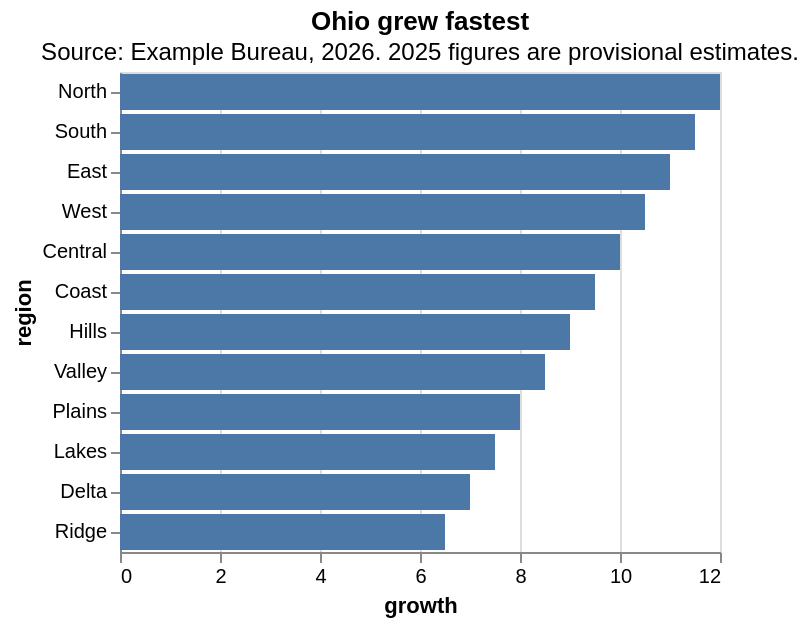

Describe this chart as a Vega-Lite specification.
### Vega-Lite specification from a JSON file in a GitHub repository (floating-point values rounded to 4 significant figures)
{"$schema": "https://vega.github.io/schema/vega-lite/v6.json", "title": {"text": "Ohio grew fastest", "subtitle": "Source: Example Bureau, 2026. 2025 figures are provisional estimates."}, "data": {"values": [{"region": "North", "growth": 12.0, "status": "provisional estimate", "year": 2025}, {"region": "South", "growth": 11.5, "status": "provisional estimate", "year": 2025}, {"region": "East", "growth": 11.0, "status": "provisional estimate", "year": 2025}, {"region": "West", "growth": 10.5, "status": "provisional estimate", "year": 2025}, {"region": "Central", "growth": 10.0, "status": "provisional estimate", "year": 2025}, {"region": "Coast", "growth": 9.5, "status": "provisional estimate", "year": 2025}, {"region": "Hills", "growth": 9.0, "status": "provisional estimate", "year": 2025}, {"region": "Valley", "growth": 8.5, "status": "provisional estimate", "year": 2025}, {"region": "Plains", "growth": 8.0, "status": "provisional estimate", "year": 2025}, {"region": "Lakes", "growth": 7.5, "status": "provisional estimate", "year": 2025}, {"region": "Delta", "growth": 7.0, "status": "provisional estimate", "year": 2025}, {"region": "Ridge", "growth": 6.5, "status": "provisional estimate", "year": 2025}]}, "mark": "bar", "encoding": {"y": {"field": "region", "type": "nominal", "sort": "-x"}, "x": {"field": "growth", "type": "quantitative"}, "tooltip": [{"field": "region"}, {"field": "growth"}, {"field": "status", "title": "Note"}]}}
